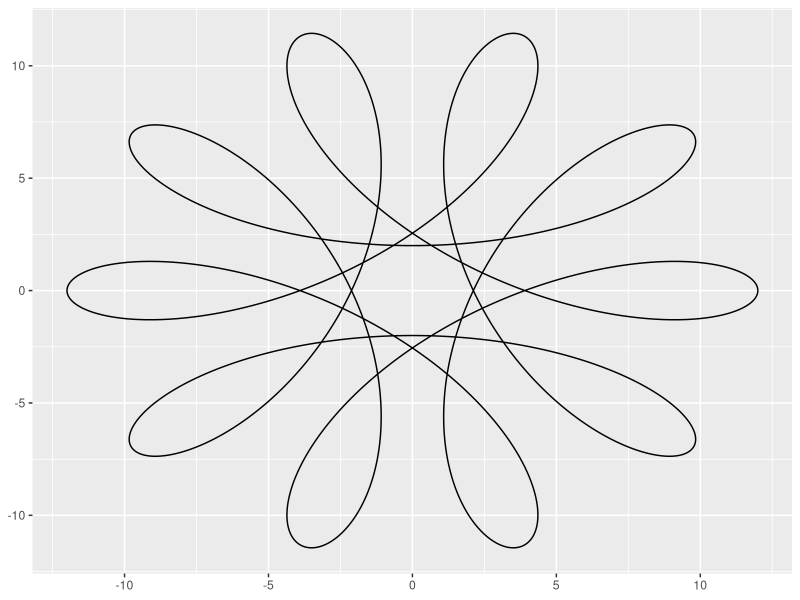
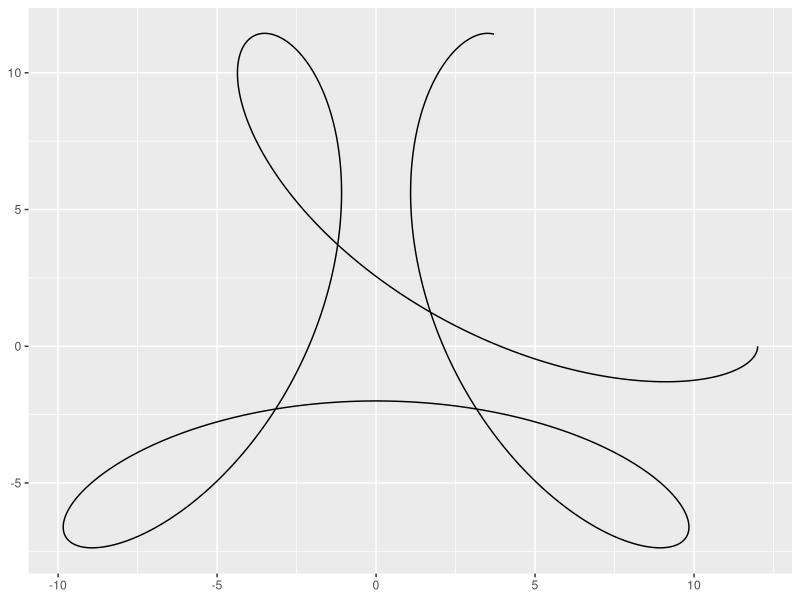
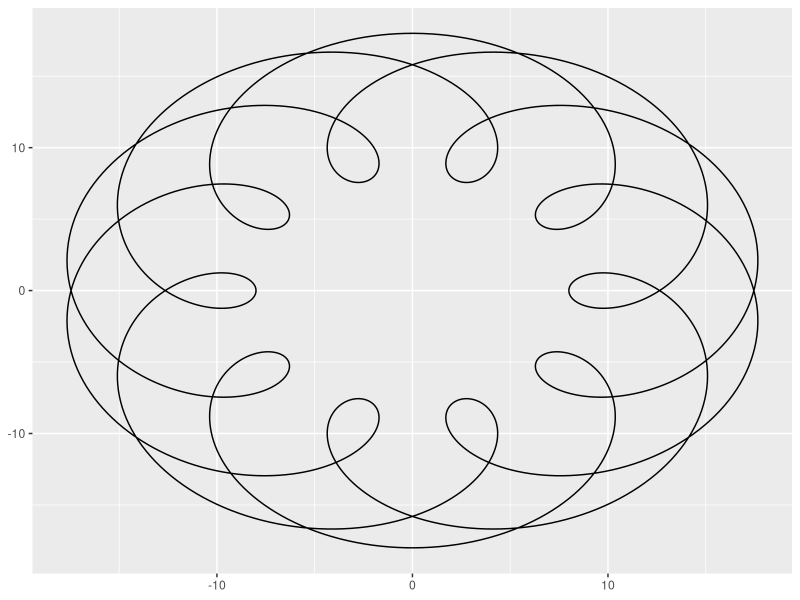

These figures' R source, in order:
library(ggforce)


### Name: geom_spiro
### Title: Draw spirograms based on the radii of the different "wheels"
###   involved
### Aliases: geom_spiro stat_spiro

### ** Examples

# Basic usage
ggplot() +
  geom_spiro(aes(R = 10, r = 3, d = 5))

# Only draw a portion
ggplot() +
  geom_spiro(aes(R = 10, r = 3, d = 5), revolutions = 1.2)

# Let the inner gear circle the outside of the outer gear
ggplot() +
  geom_spiro(aes(R = 10, r = 3, d = 5, outer = TRUE))
